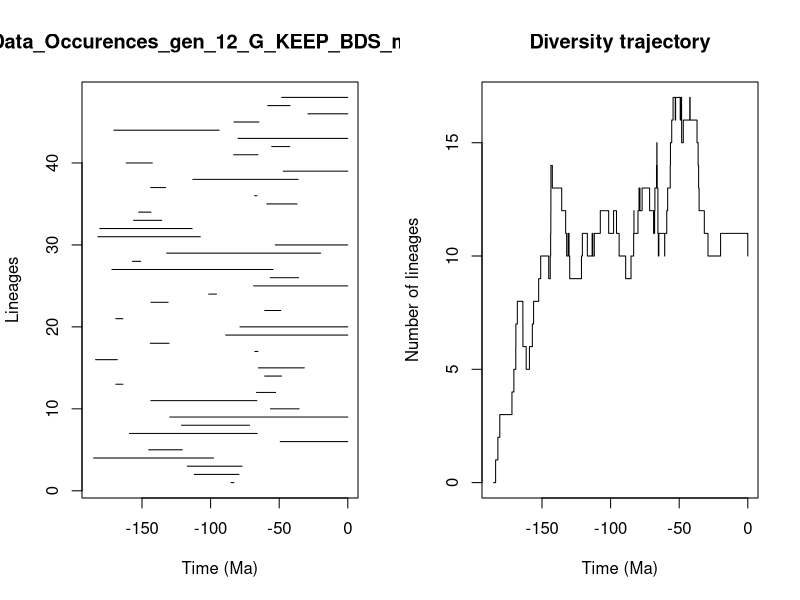

The R source for this figure:


pdf(file='../Genus/pyrate_mcmc_logs/Data_Occurences_gen_12_G_KEEP_BDS_mcmc_LTT.pdf',width=0.6*20, height=0.6*10)
title = "Data_Occurences_gen_12_G_KEEP_BDS_mcmc"
ts=c(85.10715573161539, 111.87653841933351,116.94290536936053,185.2927831994083,145.11954437598519,49.25855124942054,159.16486677314072,121.23943124535616,129.80613301434775,56.3687836832826,143.56155744553755,66.53103357944838,169.04636442024128,60.58863850656914,65.19449856862836,183.81854453927482,67.71296113900752,143.99217995357498,89.01487884505609,78.60699867966119,169.12186607925918,60.52712234907287,143.51819365960424,101.40779285778251,68.67238534476496,56.53390334951884,171.91054282585526,157.0466590758373,132.02778558385555,52.86302371114087,182.1747772252162,180.7733769166154,156.14752492503706,152.4393749719104,59.06112256864719,67.91060049417933,143.69804420365438,113.00744066241255,47.01934456672905,161.52378958774054,83.19301589552755,55.443739705116435,80.03999029324869,170.5193851342946,82.96880444785684,29.01109301891032,58.41125061595219,48.20573826014635)
te=c(82.97579286978568, 79.28827597594852,77.02570658247384,97.84156256595737,120.58300798702749,0.0,66.02556523059704,71.56750559704983,0.0,35.48724703326294,66.29854382753255,52.61649488563187,163.91298718748263,48.24919322222908,31.685876605364648,167.9929593588,65.51837333368688,130.2852954948316,0.0,0.0,163.9625467755479,48.87072303576808,130.93864236750676,95.70382810896177,0.0,35.84657221993041,54.455724494339414,150.96866510959381,19.82081611680202,0.0,107.5047334005091,113.46655631257883,135.64391459018375,143.48923012889037,36.999105710327996,66.17325544854319,132.75116384764965,36.203796493518546,0.0,142.4802345584005,65.49179524965957,42.289659564999496,0.0,93.7805419890169,64.82340770340986,0.0,42.02982293646856,0.0)
div_traj=c(0, 1,2,3,4,5,6,7,8,7,6,5,6,7,8,9,10,9,10,11,12,13,14,13,12,11,10,11,10,9,10,11,10,11,10,11,12,11,12,11,10,9,10,11,12,11,12,13,12,13,12,11,12,13,14,15,14,13,12,11,10,11,10,11,12,13,14,15,16,17,16,17,16,17,16,15,16,17,16,15,14,13,12,11,10,11,10)
time_events=c(185.2927831994083, 183.81854453927482,182.1747772252162,180.7733769166154,171.91054282585526,170.5193851342946,169.12186607925918,169.04636442024128,167.9929593588,163.9625467755479,163.91298718748263,161.52378958774054,159.16486677314072,157.0466590758373,156.14752492503706,152.4393749719104,150.96866510959381,145.11954437598519,143.99217995357498,143.69804420365438,143.56155744553755,143.51819365960424,143.48923012889037,142.4802345584005,135.64391459018375,132.75116384764965,132.02778558385555,130.93864236750676,130.2852954948316,129.80613301434775,121.23943124535616,120.58300798702749,116.94290536936053,113.46655631257883,113.00744066241255,111.87653841933351,107.5047334005091,101.40779285778251,97.84156256595737,95.70382810896177,93.7805419890169,89.01487884505609,85.10715573161539,83.19301589552755,82.97579286978568,82.96880444785684,80.03999029324869,79.28827597594852,78.60699867966119,77.02570658247384,71.56750559704983,68.67238534476496,67.91060049417933,67.71296113900752,66.53103357944838,66.29854382753255,66.17325544854319,66.02556523059704,65.51837333368688,65.49179524965957,65.19449856862836,64.82340770340986,60.58863850656914,60.52712234907287,59.06112256864719,58.41125061595219,56.53390334951884,56.3687836832826,55.443739705116435,54.455724494339414,52.86302371114087,52.61649488563187,49.25855124942054,48.87072303576808,48.24919322222908,48.20573826014635,47.01934456672905,42.289659564999496,42.02982293646856,36.999105710327996,36.203796493518546,35.84657221993041,35.48724703326294,31.685876605364648,29.01109301891032,19.82081611680202,0.0)
                par(mfrow=c(1,2))
                L = length(ts)
                plot(ts, 1:L , xlim=c(-max(ts)-1,0), pch=20, type="n", main=title,xlab="Time (Ma)",ylab="Lineages")
                for (i in 1:L){segments(x0=-te[i],y0=i,x1=-ts[i],y1=i)}    
                t = -time_events
                plot(div_traj ~ t,type="s", main = "Diversity trajectory",xlab="Time (Ma)",ylab="Number of lineages",xlim=c(-max(ts)-1,0))
                abline(v=c(65,200,251,367,445),lty=2,col="gray")
                
